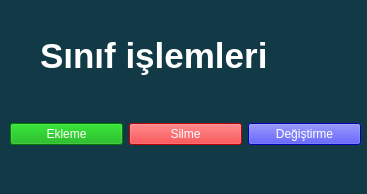
<?xml version="1.0" encoding="UTF-8"?>
<ui version="4.0">
 <class>sinif_islemleri</class>
 <widget class="QMainWindow" name="sinif_islemleri">
  <property name="geometry">
   <rect>
    <x>0</x>
    <y>0</y>
    <width>367</width>
    <height>194</height>
   </rect>
  </property>
  <property name="windowTitle">
   <string>Sınıf işlemleri</string>
  </property>
  <property name="styleSheet">
   <string notr="true">background-color: rgb(234, 215, 187);</string>
  </property>
  <widget class="QWidget" name="centralwidget">
   <widget class="QWidget" name="widget" native="true">
    <property name="geometry">
     <rect>
      <x>0</x>
      <y>0</y>
      <width>811</width>
      <height>411</height>
     </rect>
    </property>
    <property name="styleSheet">
     <string notr="true">background-color: rgb(17, 57, 70);</string>
    </property>
    <widget class="QWidget" name="horizontalLayoutWidget">
     <property name="geometry">
      <rect>
       <x>10</x>
       <y>89</y>
       <width>351</width>
       <height>91</height>
      </rect>
     </property>
     <layout class="QHBoxLayout" name="horizontalLayout_2">
      <item>
       <widget class="QPushButton" name="ekleme_btn_2">
        <property name="styleSheet">
         <string notr="true">background-color: rgb(17, 57, 70);
font: 75 14pt &quot;MS Shell Dlg 2&quot;;
background-color: rgb(0, 170, 0);
color: rgb(255, 255, 255);</string>
        </property>
        <property name="text">
         <string>Ekleme</string>
        </property>
       </widget>
      </item>
      <item>
       <widget class="QPushButton" name="silme_btn">
        <property name="styleSheet">
         <string notr="true">background-color: rgb(17, 57, 70);
background-color: rgb(255, 0, 4);
font: 75 14pt &quot;MS Shell Dlg 2&quot;;
color: rgb(255, 255, 255);</string>
        </property>
        <property name="text">
         <string>Silme</string>
        </property>
       </widget>
      </item>
      <item>
       <widget class="QPushButton" name="degistirme_btn">
        <property name="styleSheet">
         <string notr="true">font: 75 14pt &quot;MS Shell Dlg 2&quot;;
background-color: rgb(0, 0, 255);
color: rgb(255, 255, 255);</string>
        </property>
        <property name="text">
         <string>Değiştirme</string>
        </property>
       </widget>
      </item>
     </layout>
    </widget>
    <widget class="QLabel" name="label">
     <property name="geometry">
      <rect>
       <x>40</x>
       <y>30</y>
       <width>301</width>
       <height>51</height>
      </rect>
     </property>
     <property name="font">
      <font>
       <pointsize>26</pointsize>
       <weight>75</weight>
       <bold>true</bold>
      </font>
     </property>
     <property name="styleSheet">
      <string notr="true">color: rgb(255, 255, 255);</string>
     </property>
     <property name="text">
      <string>Sınıf işlemleri</string>
     </property>
    </widget>
   </widget>
  </widget>
 </widget>
 <resources/>
 <connections/>
</ui>
